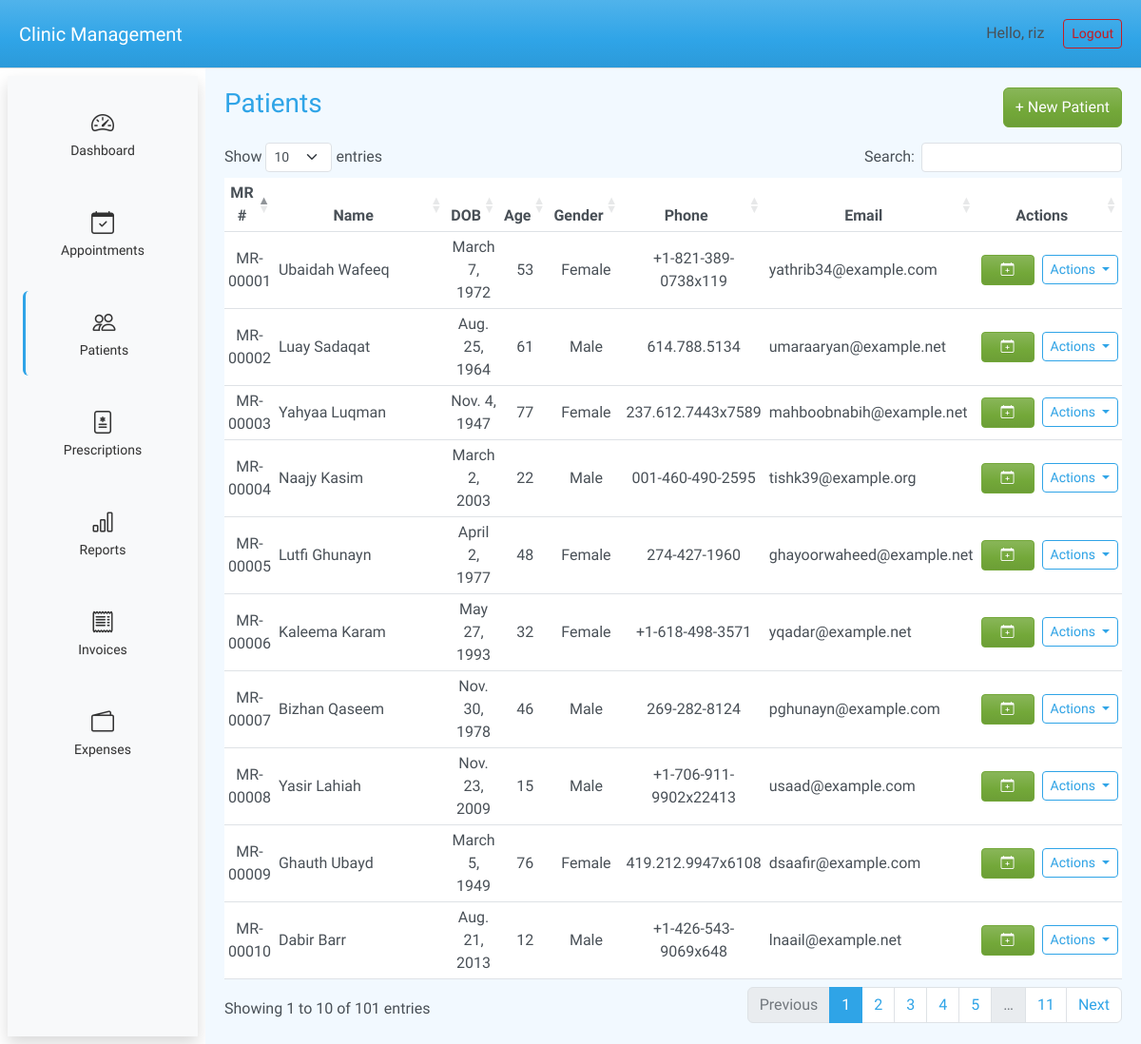
The page /patients/ (signed in) on the database its author committed.
### accounts/models.py (models this page shows, shortened)
class User(AbstractUser):
    ROLE_CHOICES = [
        ("ADMIN", "Admin"),
        ("DOCTOR", "Doctor"),
        ("STAFF", "Staff"),
    ]
    role = models.CharField(max_length=20, choices=ROLE_CHOICES, default="PATIENT")

### patients/models.py (models this page shows, shortened)
class Patient(models.Model):
    mr_number = models.CharField(max_length=20, unique=True, editable=False, null=True, blank=True)
    first_name = models.CharField(max_length=100)
    last_name = models.CharField(max_length=100)
    dob = models.DateField(verbose_name="Date of Birth")
    gender = models.CharField(max_length=1, choices=GENDER_CHOICES)
    phone = models.CharField(max_length=20, blank=True, null=True)
    email = models.EmailField(blank=True, null=True)
    address = models.TextField(blank=True, null=True)
    created_at = models.DateTimeField(auto_now_add=True)
    updated_at = models.DateTimeField(auto_now=True)
    class Meta:
        ordering = ["last_name", "first_name"]
    @property
    def age(self):
        if not self.dob:
            return None
        today = date.today()
        return today.year - self.dob.year - ((today.month, today.day) < (self.dob.month, self.dob.day))

### patients/views.py (the view)
# urls.py: path("", views.patients_list, name="patients_list"),
@login_required
def patients_list(request):
    patients = Patient.objects.all()
    return render(request, "patients/patients_list.html", {"patients": patients})

### templates/patients/patients_list.html (shortened to what this page needs)
{% extends "base.html" %}
{% block content %}
<div class="d-flex justify-content-between mb-3">
    <h3>Patients</h3>
    <button class="btn btn-success" data-bs-toggle="modal" data-bs-target="#newPatientModal">
        + New Patient
    </button>
</div>
<table id="patientsTable" class="table table-sm">
    <thead>
        <tr>
            <th class="text-center">MR #</th>
            <th class="text-center w-25">Name</th>
            <th class="text-center">DOB</th>
            <th class="text-center">Age</th>
            <th class="text-center">Gender</th>
            <th class="text-center">Phone</th>
            <th class="text-center">Email</th>
            <th class="text-center">Actions</th>
        </tr>
    </thead>
    <tbody>
        {% for patient in patients %}
          <tr>
            <td class="text-center align-middle">{{ patient.mr_number }}</td>
            <td class="align-middle">{{ patient.first_name }} {{ patient.last_name }}</td>
            <td class="text-center align-middle">{{ patient.dob }}</td>
            <td class="text-center align-middle">{{ patient.age }}</td>
            <td class="text-center align-middle">{{ patient.get_gender_display }}</td>
            <td class="text-center align-middle">{{ patient.phone }}</td>
            <td class="align-middle">{{ patient.email }}</td>
            <td class="text-end align-middle">
              <div class="d-flex justify-content-end align-items-center">
                <button class="btn btn-sm btn-success d-flex justify-content-center align-items-center me-2"
                        style="width: 56px; height: 32px;"
                        data-bs-toggle="modal"
                        data-bs-target="#newAppointmentModal"
                        data-patient-id="{{ patient.id }}"
                        title="Book Appointment">
                  <i class="bi bi-calendar-plus"></i>
                </button>
                <div class="btn-group">
                  <button id="btnGroupDrop{{ patient.id }}"
                          type="button"
                          class="btn btn-sm btn-outline-primary dropdown-toggle"
                          data-bs-toggle="dropdown"
                          aria-expanded="false">
                    Actions
                  </button>
                </div>
              </td>
          </tr>
        {% endfor %}
    </tbody>
</table>
<link rel="stylesheet" href="https://cdn.datatables.net/1.13.7/css/dataTables.bootstrap5.min.css">
{% endblock %}

### templates/base.html (shortened to what this page needs)
{% load static %}
<!DOCTYPE html>
<html lang="en">
<head>
    <link rel="stylesheet" href="{% static "css/bootstrap.css" %}">
    <link rel="stylesheet" href="https://cdn.jsdelivr.net/npm/bootstrap-icons@1.10.5/font/bootstrap-icons.css">
</head>
<body class="huninn-regular">
    <div class="topbar navbar navbar-expand bg-primary d-flex justify-content-between align-items-center">
        <h5 class="mb-0">Clinic Management</h5>
        <div>
            <span class="me-3">Hello, {{ request.user.username }}</span>
            <a href="{% url 'logout' %}" class="btn btn-sm btn-outline-danger">Logout</a>
        </div>
    </div>
    <div class="wrapper">
        <div class="sidebar shadow p-3 bg-light d-flex flex-column align-items-center m-2" style="width: 200px; min-height: 80vh; bg-color: alice-blue;">
            <ul class="nav nav-pills flex-column gap-3 w-100 text-center">
                <li class="nav-item">
                    <a class="nav-link d-flex flex-column align-items-center justify-content-center py-3
                        {% if request.resolver_match.url_name == 'dashboard' %}border-start border-3 border-primary{% endif %}"
                        href="{% url 'dashboard' %}">
                        <i class="bi bi-speedometer2 fs-4"></i>
                        <small>Dashboard</small>
                    </a>
                </li>
                <li class="nav-item">
                    <a class="nav-link d-flex flex-column align-items-center justify-content-center py-3
                        {% if request.resolver_match.url_name == 'appointments_list' %}border-start border-3 border-primary{% endif %}"
                        href="">
                        <i class="bi bi-calendar-check fs-4"></i>
                        <small>Appointments</small>
                    </a>
                </li>
                <li class="nav-item">
                    <a class="nav-link d-flex flex-column align-items-center justify-content-center py-3
                        {% if request.resolver_match.url_name == 'patients_list' %}border-start border-3 border-primary{% endif %}"
                        href="{% url "patients_list" %}">
                        <i class="bi bi-people fs-4"></i>
                        <small>Patients</small>
                    </a>
                </li>
                <li class="nav-item">
                    <a class="nav-link d-flex flex-column align-items-center justify-content-center py-3"
                        href="#">
                        <i class="bi bi-file-medical fs-4"></i>
                        <small>Prescriptions</small>
                    </a>
                </li>
                <li class="nav-item">
                    <a class="nav-link d-flex flex-column align-items-center justify-content-center py-3"
                        href="#">
                        <i class="bi bi-bar-chart fs-4"></i>
                        <small>Reports</small>
                    </a>
                </li>
                <li class="nav-item">
                    <a class="nav-link d-flex flex-column align-items-center justify-content-center py-3"
                        href="#">
                        <i class="bi bi-receipt fs-4"></i>
                        <small>Invoices</small>
                    </a>
                </li>
                <li class="nav-item">
                    <a class="nav-link d-flex flex-column align-items-center justify-content-center py-3"
                        href="#">
                        <i class="bi bi-wallet2 fs-4"></i>
                        <small>Expenses</small>
                    </a>
                </li>
            </ul>
        </div>
        <div class="content">
            {% block content %}{% endblock %}
        </div>
    </div>
</body>
</html>

### rows shown on the page
User: user.username "riz"
Patient: mr_number "MR-00010", first_name "Dabir", last_name "Barr", dob "Aug. 21, 2013", age "12", gender "Male", phone "+1-426-543-9069x648", email "lnaail@example.net"
Patient: mr_number "MR-00005", first_name "Lutfi", last_name "Ghunayn", dob "April 2, 1977", age "48", gender "Female", phone "274-427-1960", email "ghayoorwaheed@example.net", {{ patient.id }} 5 (drawn)
Patient: mr_number "MR-00006", first_name "Kaleema", last_name "Karam", dob "May 27, 1993", age "32", gender "Female", phone "+1-618-498-3571", email "yqadar@example.net"
Patient: mr_number "MR-00004", first_name "Naajy", last_name "Kasim", dob "March 2, 2003", age "22", gender "Male", phone "001-460-490-2595", email "tishk39@example.org"
Patient: mr_number "MR-00008", first_name "Yasir", last_name "Lahiah", dob "Nov. 23, 2009", age "15", gender "Male", phone "+1-706-911-9902x22413", email "usaad@example.com"
Patient: mr_number "MR-00003", first_name "Yahyaa", last_name "Luqman", dob "Nov. 4, 1947", age "77", gender "Female", phone "237.612.7443x7589", email "mahboobnabih@example.net", {{ patient.id }} 3 (drawn)
Patient: mr_number "MR-00007", first_name "Bizhan", last_name "Qaseem", dob "Nov. 30, 1978", age "46", gender "Male", phone "269-282-8124", email "pghunayn@example.com"
Patient: mr_number "MR-00002", first_name "Luay", last_name "Sadaqat", dob "Aug. 25, 1964", age "61", gender "Male", phone "614.788.5134", email "umaraaryan@example.net"
Patient: mr_number "MR-00009", first_name "Ghauth", last_name "Ubayd", dob "March 5, 1949", age "76", gender "Female", phone "419.212.9947x6108", email "dsaafir@example.com"
Patient: mr_number "MR-00001", first_name "Ubaidah", last_name "Wafeeq", dob "March 7, 1972", age "53", gender "Female", phone "+1-821-389-0738x119", email "yathrib34@example.com"
